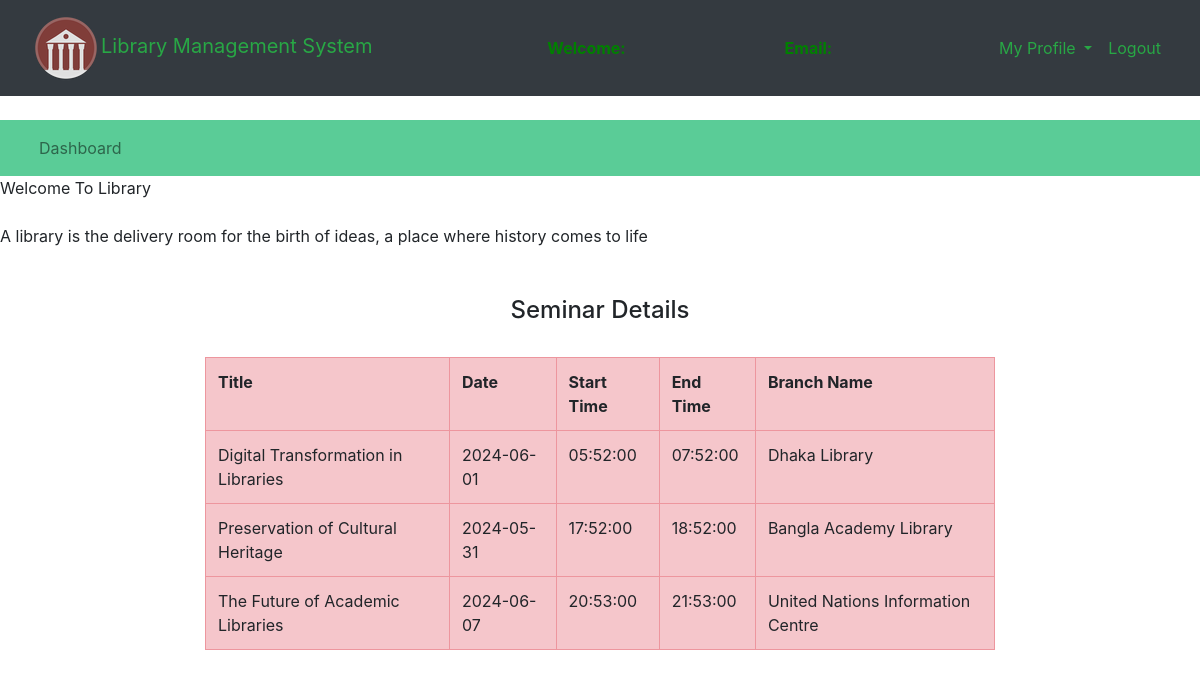
/view_seminar.php, run on the app's committed database.
### tables this page shows
CREATE TABLE `seminar` (
  `s_id` int(11) NOT NULL,
  `title` varchar(150) NOT NULL,
  `seminar_date` date DEFAULT NULL,
  `start_time` time DEFAULT NULL,
  `end_time` time DEFAULT NULL,
  `branch_id` int(11) DEFAULT NULL
);

CREATE TABLE `library_branches` (
  `branch_id` int(11) NOT NULL,
  `branch_name` varchar(50) DEFAULT NULL,
  `address` varchar(50) DEFAULT NULL,
  `contact_info` int(11) DEFAULT NULL
);

### view_seminar.php (the view, shortened to what this page needs)
<?php
	$connection = mysqli_connect("localhost","root","");
	$query ="select * from seminar left join library_branches on seminar.branch_id=library_branches.branch_id";
?>
<!DOCTYPE html>
<html>
<head>
	<link rel="stylesheet" type="text/css" href="bootstrap-4.4.1/css/bootstrap.min.css">
</head>
<body>
	<nav class="navbar navbar-expand-lg navbar-dark bg-dark">
		<div class="container-fluid">
			<div class="navbar-header">
				<a class="navbar-brand text-success" href="librarians_dashboard.php"><img class="logo" src="logo.png">Library Management System </a>
			</div>
			<font style="color: green"><span><strong>Welcome: <?php echo $_SESSION['name']; ?></strong></span></font>
			<font style="color: green"><span><strong>Email: <?php echo $_SESSION['email']; ?></strong></font>
			<ul class="nav navbar-nav navbar-right">
				<li class="nav-item dropdown navbar-dark bg-company-red ">
					<a class="nav-link dropdown-toggle text-success" data-toggle="dropdown">My Profile </a>
				</li>
				<li class="nav-item">
					<a class="nav-link text-success" href="../logout.php">Logout</a>
				</li>
			</ul>
		</div>
	</nav><br>
	<nav class="navbar navbar-expand-lg navbar-light" style="background-color: #5ACC97">
		<div class="container-fluid">
		    <ul class="nav navbar-nav navbar-center">
		      <li class="nav-item">
		        <a class="nav-link" href="librarians_dashboard.php">Dashboard</a>
		      </li>
		    </ul>
		</div>
	</nav>
	<span>
		<marquee direction="left" bgcolor="pink" text-success>Welcome To Library </marquee>
	</span><br>
	<span>
		<marquee direction="right" bgcolor="yellow" text-success>A library is the delivery room for the birth of ideas, a place where history comes to life</marquee>
	</span><br><br>
	<center>
		<h4>Seminar Details</h4><br>
	</center>
	<div class="row">
		<div class="col-md-2"></div>
		<div class="col-md-8">
			<form>
				<table class="table table-bordered table-danger table-hover">
					<tr>
						<th>Title</th>
						<th>Date</th>
						<th>Start Time</th>
						<th>End Time</th>
						<th>Branch Name</th>
					</tr>
					<?php
					$query_run = mysqli_query($connection, $query);
					while ($row = mysqli_fetch_assoc($query_run)) {
						$title = $row['title'];
						$seminar_date = $row['seminar_date'];
						$start_time = $row['start_time'];
						$end_time = $row['end_time'];
						$branch_name = $row['branch_name'];
					?>
						<tr>
							<td><?php echo $title; ?></td>
							<td><?php echo $seminar_date; ?></td>
							<td><?php echo $start_time; ?></td>
							<td><?php echo $end_time; ?></td>
							<td><?php echo $branch_name ; ?></td>
						</tr>
					<?php
					}
					?>
				</table>
			</form>
		</div>
		<div class="col-md-2"></div>
	</div>
</body>
</html>

### data on the page
seminar: title "Digital Transformation in Libraries", seminar_date "2024-06-01", start_time "05:52:00", end_time "07:52:00", branch.branch_name "Dhaka Library"
seminar: title "Preservation of Cultural Heritage", seminar_date "2024-05-31", start_time "17:52:00", end_time "18:52:00", branch.branch_name "Bangla Academy Library"
seminar: title "The Future of Academic Libraries", seminar_date "2024-06-07", start_time "20:53:00", end_time "21:53:00", branch.branch_name "United Nations Information Centre"
